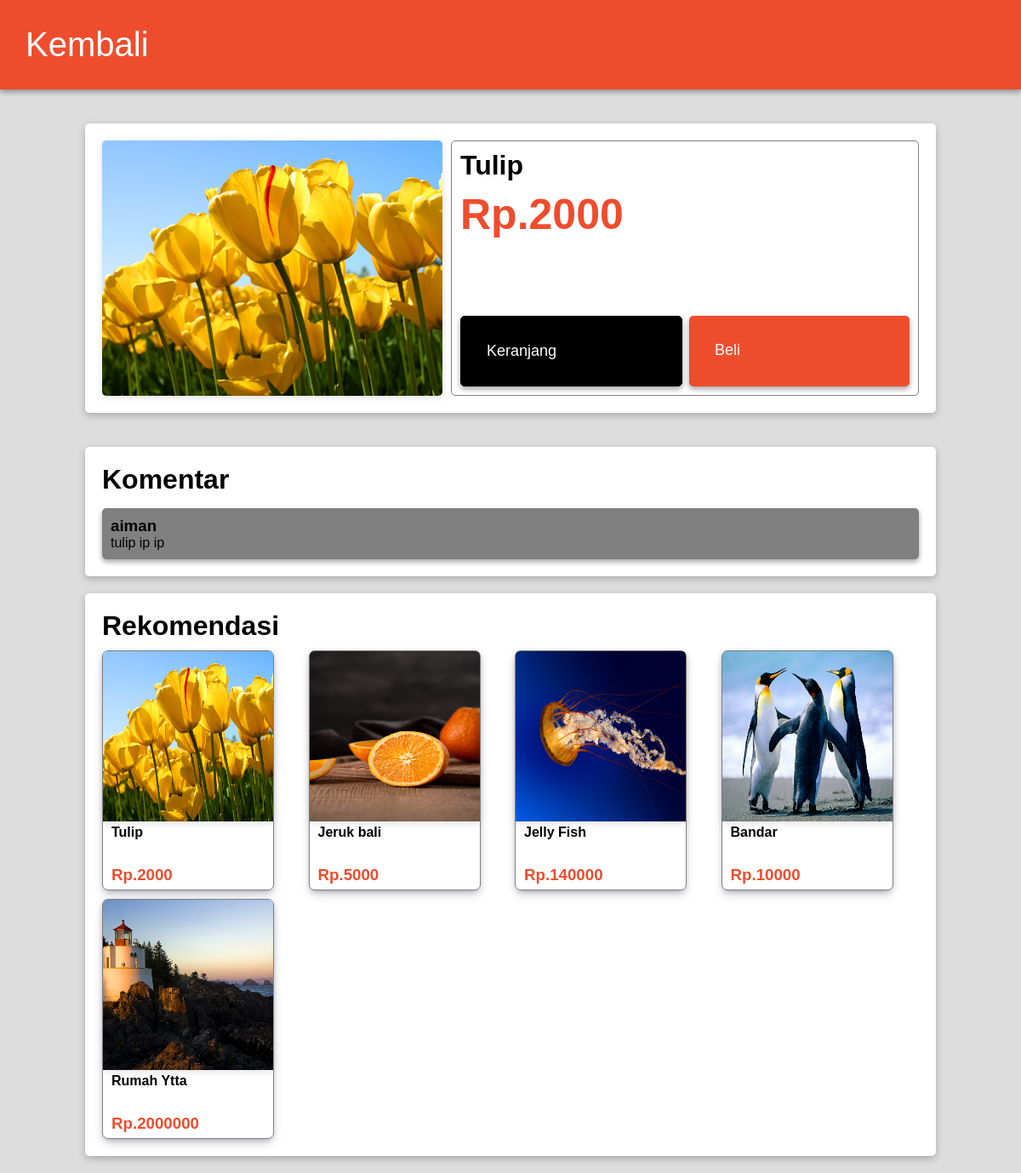
The app's page /produk.php?id=62 with its own data.
### tables this page shows
CREATE TABLE `produk` (
  `id` int(11) NOT NULL,
  `produk` varchar(50) DEFAULT NULL,
  `keterangan` varchar(200) DEFAULT NULL,
  `harga` int(11) DEFAULT NULL,
  `img` varchar(50) DEFAULT NULL,
  `id_komen` varchar(50) DEFAULT NULL,
  `kategori` varchar(50) DEFAULT NULL
);

CREATE TABLE `komentar_62` (
  `id` int(11) NOT NULL,
  `nama` varchar(50) DEFAULT NULL,
  `komentar` varchar(150) DEFAULT NULL
);

### fungsi.php (called while the page is built, shortened)
<?php
$conn = mysqli_connect('localhost','root','','shop');
function ambil($query){
    global $conn;
    $result = mysqli_query($conn,$query);
    $rows = [];
    while($row = mysqli_fetch_assoc($result) ){
        $rows[] = $row;
    }
    return $rows;
}
?>

### produk.php (the view, shortened to what this page needs)
<?php
    require "fungsi.php";
    $id = $_GET["id"];
    $produk = ambil("SELECT * FROM produk WHERE id = $id")[0];
    $id_komen = $produk["id_komen"];
    $komentar = ambil("SELECT * FROM komentar_$id_komen");
    $produk_rekomendasi = ambil("SELECT * FROM produk ORDER BY RAND() LIMIT 5");
?>
<!DOCTYPE html>
<html lang="en">
<head>
    <link rel="stylesheet" href="css/produk.css">
</head>
<body>
  <div class="navbar">
        <a href="index.php"><h1>Kembali</h1></a>
    </div>
    <div class="produk">
        <img src="img/<?= $produk["img"] ?>" alt="jeruk">
        <div class="penjualan">
            <div class="list_produk">
                <h1 class="judul"><?= $produk["produk"] ?></h1>
                <h1 class="harga">Rp.<?= $produk["harga"] ?></h1>
            </div>
            <div class="list_akhir">
                <div  class="tombol_keranjang"><a href="#">Keranjang</a></div>
                <div  class="tombol_beli"><a href="#">Beli</a></div>
            </div>
        </div>
    </div>
    <div class="komentar">
        <div class="list_komentar">
            <div class="kiri"><h1>Komentar</h1></div>
        </div>
        <ul class="isi_komentar">
            <?php foreach($komentar as $komen) : ?>
            <li>
                <div class="atas">
                    <div class="kiri"><h3><?= $komen["nama"] ?></h3></div>
                </div>
                <p><?= $komen["komentar"] ?></p>
            </li>
            <?php endforeach ; ?>
        </ul>
    </div>
    <div class="kelompok">
        <h1>Rekomendasi</h1>
        <ul class="random">
        <?php foreach($produk_rekomendasi as $produk_random) : ?>
            <li>
                <div class="random_isi">
                    <a href="produk.php?id=<?= $produk_random["id"] ?>">
                        <img src="img/<?= $produk_random["img"] ?>">
                        <h4 ><?= $produk_random["produk"] ?></h4>
                        <h3>Rp.<?= $produk_random["harga"] ?></h3>
                    </a>
                </div>
            </li>
        <?php endforeach ; ?>
        </ul>
    </div>
</body>
</html>

### css/produk.css (style rules this page uses)
* { margin:0; padding: 0; }
body { font-family: sans-serif; background-color: #ddd; }
li { list-style: none; box-shadow: rgba(0, 0, 0, 0.16) 0px 3px 6px, rgba(0, 0, 0, 0.23) 0px 3px 6px; }
a { text-decoration: none; }
img { width: 400px; border-radius: 5px; box-shadow: rgba(99, 99, 99, 0.2) 0px 2px 8px 0px; }
.navbar { display: flex; padding: 30px; background-color: #ee4d2d; box-shadow: rgba(0, 0, 0, 0.16) 0px 3px 6px, rgba(0, 0, 0, 0.23) 0px 3px 6px; align-items: center; justify-content: space-between; color: white; }
.navbar h1 { font-weight: 100; }
.navbar a { color: white; font-size: 20px; }
.produk { display: flex; margin: 40px auto; width: 80%; background-color: white; border-radius: 5px; padding: 20px; box-shadow: rgba(0, 0, 0, 0.24) 0px 3px 8px; }
.penjualan { border: 1px solid gray; border-radius: 5px; display: flex; flex-direction: column; justify-content: space-between; margin-left: 10px; width: 100%; }
.list_produk h1 { margin-top: 10px; margin-left: 10px; }
.list_produk h1.harga { font-size: 50px; color: #ee4d2d; }
.list_akhir { margin-bottom: 10px; display: flex; justify-content: center; }
.list_akhir a { color: white; }
.list_akhir .tombol_beli { font-size: 18px; background-color: #ee4d2d; box-shadow: rgba(0, 0, 0, 0.16) 0px 3px 6px, rgba(0, 0, 0, 0.23) 0px 3px 6px; width: 50%; margin-right: 10px; border-radius: 5px; padding: 30px; }
.list_akhir .tombol_keranjang { font-size: 18px; width: 50%; padding: 30px; margin-right: 8px; margin-left: 10px; border: 1px solid black; border-radius: 5px; background-color: black; box-shadow: rgba(0, 0, 0, 0.16) 0px 3px 6px, rgba(0, 0, 0, 0.23) 0px 3px 6px; }
.komentar { width: 80%; margin: 0px auto; background-color: white; border-radius: 5px; padding: 20px; margin-bottom: 20px; box-shadow: rgba(0, 0, 0, 0.24) 0px 3px 8px; }
.list_komentar { display: flex; justify-content: space-between; align-items: center; }
ul.isi_komentar { margin-top: 15px; }
ul.isi_komentar li { margin-top: 15px; padding: 10px; border-radius: 5px; background-color: gray; }
ul.isi_komentar li .atas { display: flex; justify-content: space-between; align-items: center; }
.kelompok { width: 80%; background-color: white; border-radius: 5px; box-shadow: rgba(0, 0, 0, 0.24) 0px 3px 8px; margin: 20px auto; padding: 20px; }
.kelompok h1 { margin-bottom: 10px; }
.random { display: grid; gap:10px; grid-template-columns: repeat(auto-fill,minmax(200px, 1fr)); }
.random li { box-shadow: none; }
.random_isi { background-color: white; border: 1px solid gray; box-shadow: rgba(50, 50, 93, 0.25) 0px 6px 12px -2px, rgba(0, 0, 0, 0.3) 0px 3px 7px -3px; border-radius: 7px; width: 200px; height: 280px; }
.random_isi a img { border-radius: 5px 5px 0 0; width: 200px; height: 200px; }
.random_isi a h4 { margin-left: 10px; color: black; }
.random_isi a h3 { margin-top: 30px; margin-left: 10px; color :#ee4d2d; }

### records on screen
produk: img (picture), produk "Tulip", harga "2000"
komentar_62: nama "aiman", komentar "tulip ip ip"
produk: img (picture), produk "Jeruk bali", harga "5000"
produk: img (picture), produk "Jelly Fish", harga "140000"
produk: img (picture), produk "Bandar", harga "10000"
produk: img (picture), produk "Rumah Ytta", harga "2000000"
